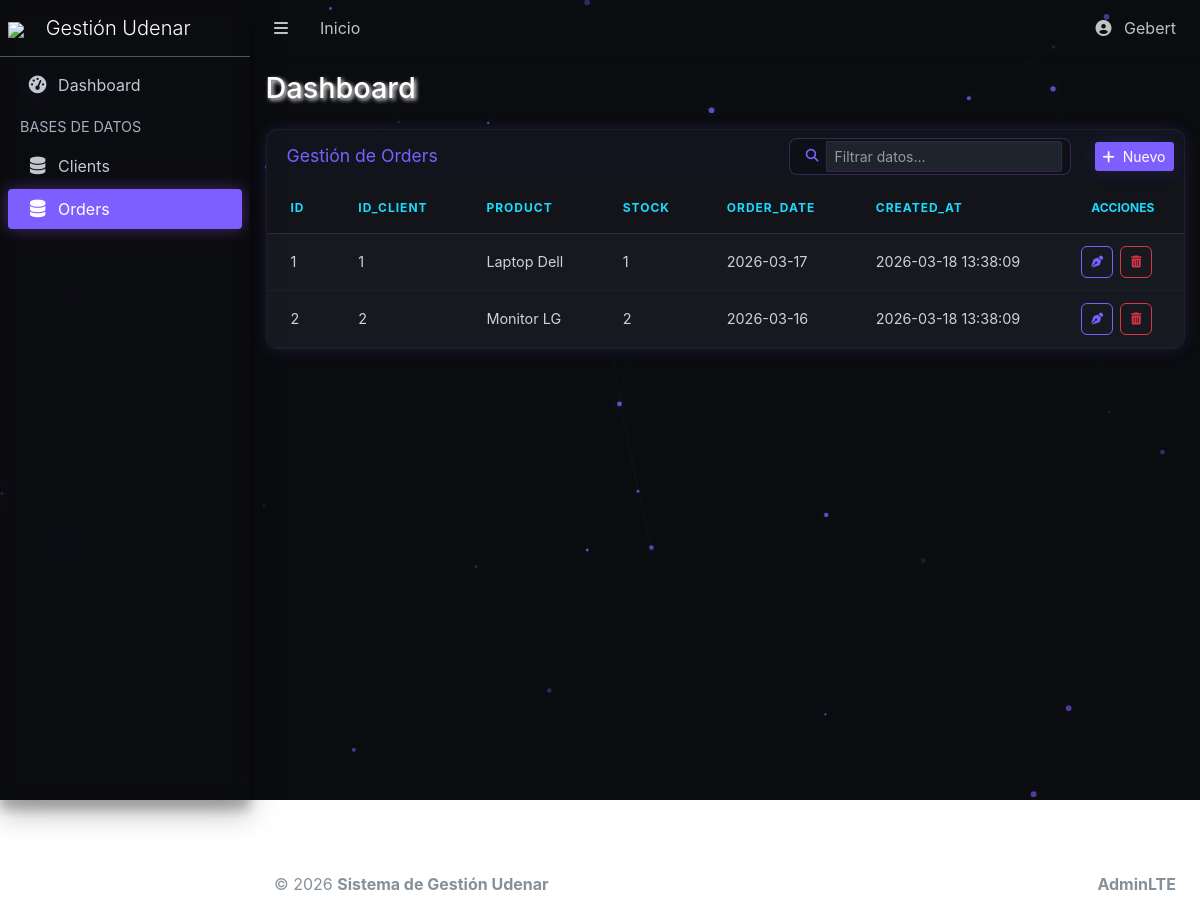
The app's page /modelos-udenar/orders with its own data.
### tables this page shows
CREATE TABLE IF NOT EXISTS orders (
    id INT AUTO_INCREMENT PRIMARY KEY,
    id_client INT NOT NULL,
    product VARCHAR(150) NOT NULL,
    stock INT NOT NULL DEFAULT 1,
    order_date DATE NOT NULL,
    created_at TIMESTAMP DEFAULT CURRENT_TIMESTAMP,
     
    CONSTRAINT fk_cliente
        FOREIGN KEY (id_client) 
        REFERENCES clients(id) 
        ON DELETE CASCADE 
        ON UPDATE CASCADE
);

### modelos-udenar/index.php (called while the page is built, shortened)
<?php
require_once 'config/Config.php';
$db = new Database();
$conn = $db->getConnection();
$router = new Router($conn);
$content = $router->resolve();
include 'includes/Template.php';

### modelos-udenar/config/Config.php (called while the page is built, shortened)
<?php
spl_autoload_register(function ($className) {
    $directories = ['controllers', 'models', 'config', 'includes'];
    foreach ($directories as $dir) {
        $file = __DIR__ . '/../' . $dir . '/' . $className . '.php';
        if (file_exists($file)) {
            return;
        }
    }
});

### modelos-udenar/config/TableRegistry.php (called while the page is built, shortened)
<?php
class TableRegistry
{
    private static $map = [
        'clients' => [
            'table' => 'clients',
            'rules' => [
                'name' => [
                    'type' => 'text',
                    'placeholder' => 'Nombre CLiente',
                    'regex' => '/^[a-zA-ZñÑáéíóúÁÉÍÓÚ\s]+$/',
                    'error' => 'Solo letras.',
                ],
                'email' => [
                    'type' => 'email',
                    'placeholder' => 'ejemplo@correo.com',
                    'error' => 'Correo inválido.',
                ],
                'telephone' => [
                    'type' => 'tel',
                    'placeholder' => '300 123 4567',
                    'regex' => '/^[0-9+]{7,15}$/',
                    'error' => 'Mínimo 7 números.',
                ],
                'city' => [
                    'type' => 'text',
                    'placeholder' => 'Pasto',
                    'regex' => '/^[a-zA-ZñÑáéíóúÁÉÍÓÚ\s]+$/',
                    'error' => 'Solo letras.',
                ],
            ],
        ],
        'orders' => [
            'table' => 'orders',
            'rules' => [
                'id_client' => [
                    'type' => 'relation',
                    'references' => 'clients',
                    'display' => 'name',
                    'placeholder' => 'Seleccione un cliente porfavor',
                ],
                'stock' => [
                    'type' => 'number',
                    'placeholder' => 'Cantidad (1-999)',
                    'min' => 1,
                    'max' => 999,
                ],
                'product' => [
                    'type' => 'text',
                    'placeholder' => 'Nombre del producto',
                    'minlength' => 3,
                ],
                'order_date' => ['type' => 'date', 'placeholder' => 'Fecha de entrega'],
            ],
        ],
    ];
    public static function getRules($slug)
    {
        return self::$map[strtolower($slug)]['rules'] ?? [];
    }
    public static function getRealTableName($slug)
    {
        return self::$map[strtolower($slug)]['table'] ?? null;
    }
}

### modelos-udenar/controllers/GenericController.php (called while the page is built, shortened)
<?php
class GenericController
{
    protected $model;
    public function __construct($mysqli, $tableName)
    {
        $realTable = TableRegistry::getRealTableName($tableName) ?? $tableName;
        $this->model = new GenericModel($mysqli, $realTable);
    }
    public function indexRelational($tableB, $fk, $display)
    {
        return $this->model->getAllRelational($tableB, $fk, $display);
    }
}

### modelos-udenar/models/GenericModel.php (called while the page is built, shortened)
<?php
class GenericModel
{
    protected $conn;
    protected $table;
    public function __construct($mysqli, $table)
    {
        $this->conn = $mysqli;
        $this->table = $this->conn->real_escape_string($table);
    }
    public function getAllRelational($joinTable, $foreignKey, $displayColumn)
    {
        $sql = "SELECT t1.*, t2.$displayColumn as relation_name
            FROM `{$this->table}` t1
            LEFT JOIN `$joinTable` t2 ON t1.$foreignKey = t2.id";
        return $this->conn->query($sql)->fetch_all(MYSQLI_ASSOC);
    }
}

### modelos-udenar/includes/UI.php (the view, shortened to what this page needs)
<?php
class UI
{
    public static function Table($headers, $data, $tableName)
    {
        $html =
            '<div class="table-responsive" style="border-radius: 0 0 12px 12px; overflow: hidden;">';
        $html .=
            '<table id="dynamicTable" class="table table-borderless table-hover text-white-custom mb-0" style="background: rgba(255,255,255,0.02);">';
        $html .=
            '<thead style="background: rgba(0,0,0,0.2); border-bottom: 1px solid rgba(168, 85, 247, 0.2);">';
        $html .= '<tr>';
        foreach ($headers as $h) {
            $html .=
                '<th class="text-accent py-3 px-4" style="letter-spacing: 1px; font-size: 0.75rem; font-weight: 700;">' .
                strtoupper($h) .
                '</th>';
        }
        $html .=
            '<th class="text-center text-accent py-3 px-4" style="font-size: 0.75rem;">ACCIONES</th></tr></thead><tbody id="tableBody">';
        foreach ($data as $row) {
            $html .=
                '<tr style="border-bottom: 1px solid rgba(255,255,255,0.03); transition: all 0.2s ease;">';
            foreach ($headers as $h) {
                $html .=
                    '<td class="py-3 px-4 align-middle" style="color: rgba(255,255,255,0.8); font-size: 0.9rem;">' .
                    htmlspecialchars($row[$h] ?? '-') .
                    '</td>';
            }
            $html .=
                '<td class="text-center align-middle">
                <div class="btn-group">
                    <button class="btn btn-xs btn-outline-brand mr-2 btn-edit-js"
                            style="border-radius: 6px; width: 32px; height: 32px;"
                            data-id="' .
                $row['id'] .
                '"
                            data-table="' .
                $tableName .
                '">
                        <i class="fas fa-pen-nib"></i>
                    </button>
                    <a href="' .
                BASE_URL .
                $tableName .
                '/delete/' .
                $row['id'] .
                '"
                       class="btn btn-xs btn-outline-danger"
                       style="border-radius: 6px; width: 32px; height: 32px; display: flex; align-items: center; justify-content: center;"
                       onclick="return confirm(\'¿Eliminar este registro permanentemente?\')">
                        <i class="fas fa-trash-alt"></i>
                    </a>
                </div>
            </td></tr>';
        }
        $html .= '</tbody></table></div>';
        return $html;
    }
    public static function Card($title, $content, $tableName = '')
    {
        $btnNuevo = '';
        if (!empty($tableName) && $tableName !== 'dashboard') {
            $btnNuevo = "
            <button class='btn btn-brand btn-sm ml-2 btn-new-js' data-table='{$tableName}'>
                <i class='fas fa-plus mr-1'></i> Nuevo
            </button>";
        }
        $searchBar = '
        <div class="search-container mr-3">
            <div class="input-group input-group-sm" style="background: rgba(0,0,0,0.2); border-radius: 8px; border: 1px solid rgba(168, 85, 247, 0.3); padding: 2px 8px;">
                <div class="input-group-prepend">
                    <span class="input-group-text bg-transparent border-0"><i class="fas fa-search text-brand" style="font-size: 0.8rem;"></i></span>
                </div>
                <input type="text" id="tableSearch" class="form-control bg-transparent border-0 text-white" placeholder="Filtrar datos..." style="box-shadow: none;">
            </div>
        </div>';
        return "
            <div class='card bg-surface border-glass shadow-glow'>
                <div class='card-header d-flex align-items-center border-0'>
                    <h3 class='card-title text-brand mb-0'>$title</h3>
                    <div class='card-tools ml-auto d-flex align-items-center'>
                        $searchBar
                        $btnNuevo
                    </div>
                </div>
                <div class='card-body p-0'>$content</div>
            </div>";
    }
}

### records on screen
orders: id "1", id_client "1", product "Laptop Dell", stock "1", order_date "2026-03-17", created_at "2026-03-18 13:38:09"
orders: id "2", id_client "2", product "Monitor LG", stock "2", order_date "2026-03-16", created_at "2026-03-18 13:38:09"

### other values on screen
$m "Clients"
$m "Orders"
$tableName "Dashboard"
$title "Gestión de Orders"
$h "ID"
$h "ID_CLIENT"
$h "PRODUCT"
$h "STOCK"
$h "ORDER_DATE"
$h "CREATED_AT"
